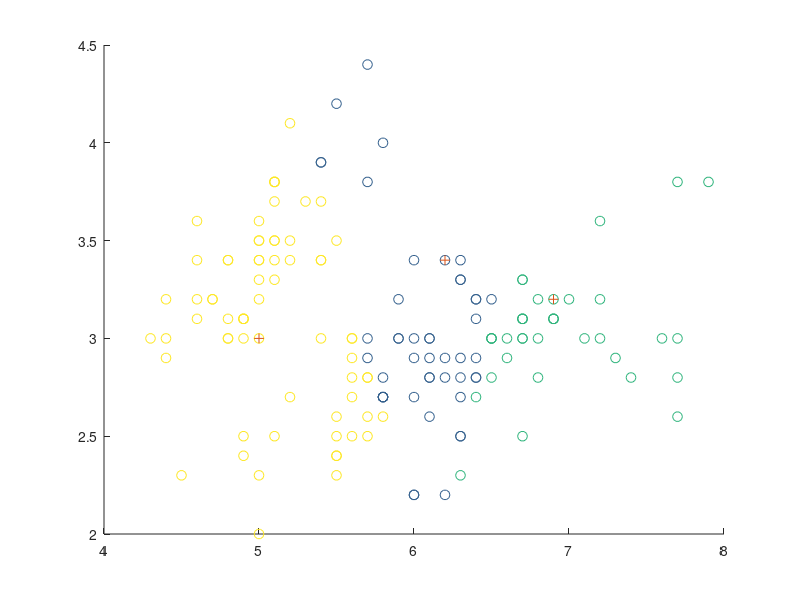
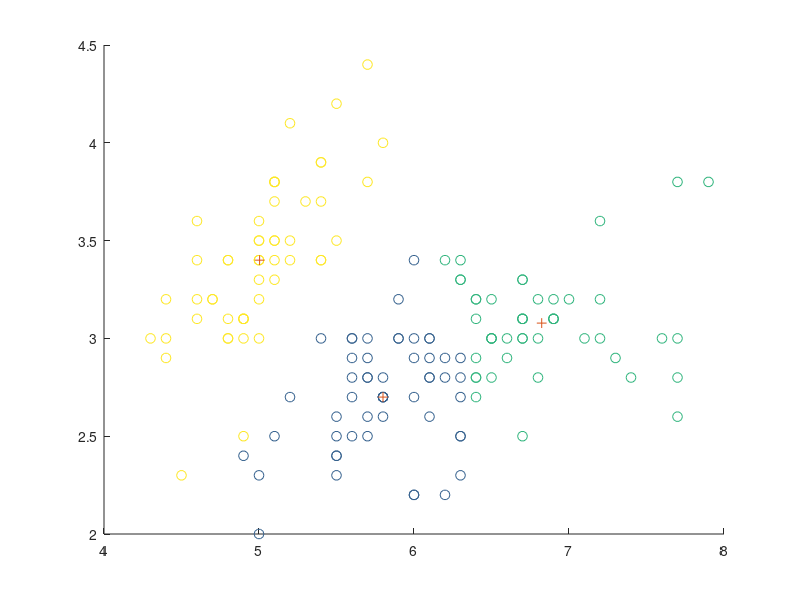

Here is the MATLAB script that generated these plots, in order: (Note: this script raises an error after producing the figures.)
function kmeans_example()

    data = load('iris_num.mat');
    x = data.x;
    c = data.c;

    [N, n] = size(x);
    k = 3;  % num of clusters
    % Illustrate clustering on a two-dimensional dataset
    [C, M, C0, M0] = KmeanClustering(x(:, 1:2), k);
    figure;
    hold all;
    scatter(x(:, 1), x(:, 2), 50, C0);
    scatter(M0(:, 1), M0(:, 2), 50, '+');
    print('5-1', '-dpng');
    hold off;

    figure;
    hold all;
    scatter(x(:, 1), x(:, 2), 50, C);
    scatter(M(:, 1), M(:, 2), 50, '+');
    print('5-2', '-dpng');
    hold off;

    close all;

    % Test clustering quality on the full iris data
    labels = unique(c);
    for i_round = 1:3,
        [C, M, C0, M0] = KmeanClustering(x, k);
        acc = ClusterAccuracy(k, c, C)
    end

    for i_round = 1:3,
        [C, ~, ~, ~] = KmeanClustering(x, k);
        ri = RandIndex(c, C)
    end

    % Compare accuracy, RandIndex, and SSE as cluster quality measures
    n_round = 50;
    RI = zeros(n_round, 1);
    ACC = zeros(n_round, 1);
    SSE = zeros(n_round, 1);
    for i_round = 1:n_round,
        [C, M, ~, ~] = KmeanClustering(x, k);
        RI(i_round) = RandIndex(c, C);
        ACC(i_round) = ClusterAccuracy(k, c, C);
        SSE(i_round) = TotalSSE(C, M, x);
    end

    histogram(ACC, 4);
    title('Accuracy distribution over 50 runs');
    print('5-3', '-dpng');

    histogram(SSE, 4);
    title('SSE distribution over 50 runs');
    print('5-4', '-dpng');

    scatter(ACC, SSE, 30, 'o');
    xlabel('Accuracy');
    ylabel('SSE');
    title('Accuracy v.s. SSE');
    print('5-5', '-dpng');

    close all;
return
end

function [C, M, C0, M0] = KmeanClustering(X, k)
    [N, n] = size(X);
    rand_ind = randperm(N);
    M = X(rand_ind(1:k), :);
    M0 = M;
    C = zeros(N, 1);
    C0 = [];

    for i_round = 1:20,  % maximum rounds
        changed = 0;
        % 1-NN Classification
        for i = 1:N,
            new_dist = ones(k, 1);
            for j = 1:k,
                new_dist(j) = sqrt(sum((X(i, :) - M(j, :)).^2));
            end
            [~, I] = min(new_dist);
            if I ~= C(i),
                changed = changed + 1;
                C(i) = I;
            end
        end
        if i_round == 1,
            C0 = C;
        end

        if changed == 0,
            break;
        end

        % Update centroids
        for j = 1:k,
            M(j, :) = mean(X(C == j, :));  % mean by each column
        end

    end

return
end

function [ri] = RandIndex(L, C)
    N = length(L);
    ri = 0;
    for i = 1:N-1,
        for j = i+1:N,
            if L(i) == L(j) & C(i) == C(j),
                ri = ri + 1;
            elseif L(i) ~= L(j) & C(i) ~= C(j),
                ri = ri + 1;
            end
        end
    end
    ri = (ri * 2) / (N * (N-1));
return
end

% num of expected labels, actual labels, predicted labels
function [acc] = ClusterAccuracy(k, labels, C)
    % label_map = zeros(k, 1);
    % for j = 1:k,
    %     label_map(j) = mode(labels(C == j));
    % end
    label_maps = perms(unique(labels));
    accs = zeros(size(label_maps, 1), 1);
    for i = 1:size(label_maps, 1),
        C_mapped = arrayfun(@(t) label_maps(i, t), C);
        accs(i) = sum(labels == C_mapped) / length(C);
    end
    acc = max(accs);
    return
end

% clusters and centroids, without original labels
function [sse] = TotalSSE(C, M, x)
    sse = 0;
    k = size(M, 1);
    for i = 1:size(x, 1),
        sse = sse + sum((x(i, :) - M(C(i))).^2);
    end
    return
end


